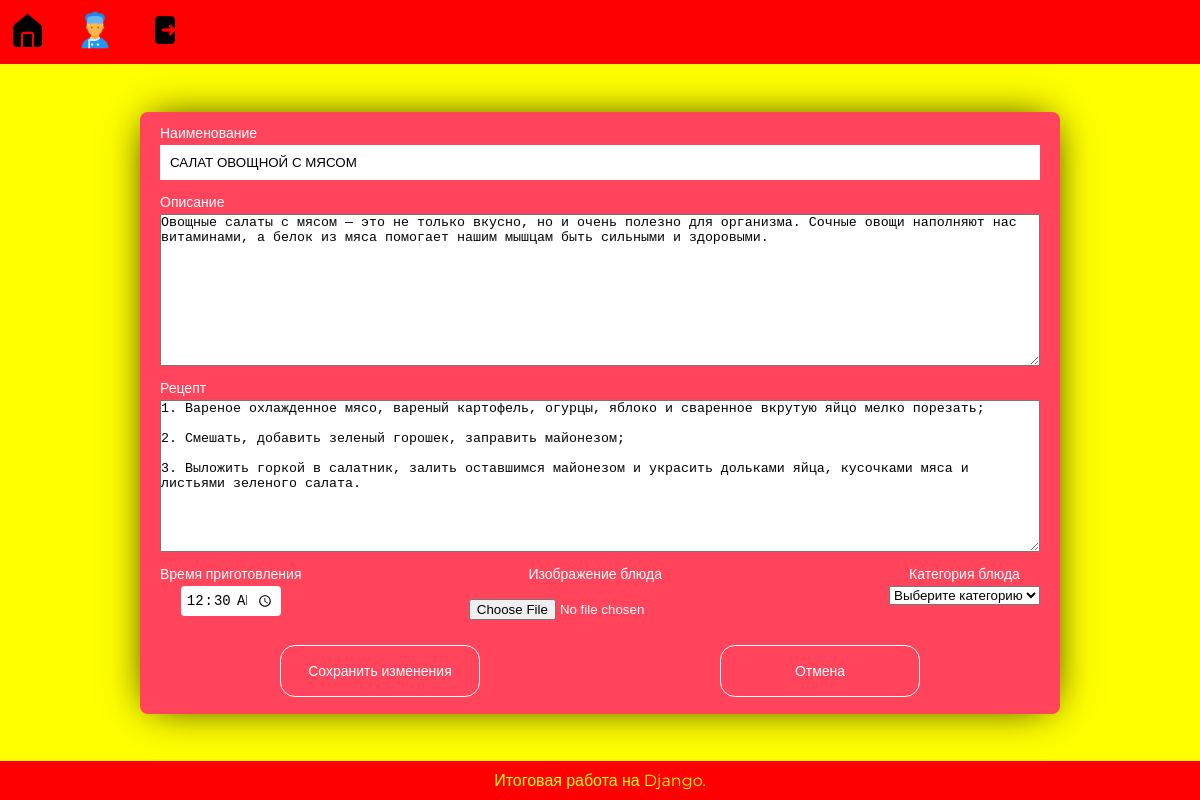
The page /recepe_edit/2 (signed in) on the database its author committed.
### receptsapp/models.py (models this page shows)
class Recepe(models.Model):
    title = models.CharField(max_length=100)
    description = models.TextField()
    cooking_steps = models.TextField()
    cooking_time = models.TimeField()
    image = models.ImageField(null=True, upload_to='recipes/', blank=True)
    entry_date = models.DateTimeField(auto_now_add=True)
    is_visible = models.BooleanField(default=True)
    author = models.ForeignKey('CustomUser', on_delete=models.SET_NULL, null=True)
    category = models.ForeignKey('Category', on_delete=models.SET_NULL, null=True, blank=True)

### receptsapp/views.py (the view)
    def wrapper(*args, **kwargs):
        res = f(*args, **kwargs)
        logger.info(f'Func "{f.__name__}" was called')
        return res

### receptsapp/views.py (called while the page is built)
def log_this(f):
    def wrapper(*args, **kwargs):
        res = f(*args, **kwargs)
        logger.info(f'Func "{f.__name__}" was called')
        return res
    return wrapper

### receptsapp/templates/receptsapp/recepe_edit.html (shortened to what this page needs)
{% extends 'base.html' %}
{% load static %}
{% block my_style %}
<link rel="stylesheet" href="{% static 'css/style.css' %}">
<link rel="stylesheet" href="{% static 'css/recepe_form.css' %}">
<link rel="stylesheet" href="{% static 'css/popup.css' %}">
{% endblock %}
{% block user %}
{% if user.is_authenticated %}
<li>
    <a class="main_menu__link" href="/cooker/" data-title="Доступ на кухню">
        <img style="width: 40px;" src="{% static 'img/cooker_wellknown.png' %}">
    </a>
</li>
<li>
    <a class="main_menu__link" href="/logout/" data-title="Покинуть кухню">
        <img style="width: 40px;" src="{% static 'img/logout_icon.png' %}">
    </a>
</li>
{% endif %}
{% endblock %}
{% block content %}
<form method="post" enctype="multipart/form-data">
    <div class="form_block">
        {{ form.title.label }}
        {{ form.title }}
    </div>
    <div class="form_block">
        {{ form.description.label }}
        {{ form.description }}
    </div>
    <div class="form_block">
        {{ form.cooking_steps.label }}
        {{ form.cooking_steps }}
    </div>
    <div class="form_block last_block">
        <div class="form_block item_center">
            {{ form.cooking_time.label }}
            {{ form.cooking_time }}
        </div>
        <div class="form_block item_center">
            {{ form.image.label }}
            {{ form.image }}
        </div>
        <div class="form_block item_center">
            {{ form.category.label }}
            {{ form.category }}
        </div>
    </div>
    <div class="buttons_block_row">
        <button class="btn open-popUp" type="submit">Сохранить изменения</button>
        <a href='/cooker/' class="btn">Отмена</a>
    </div>
</form>
{% endblock %}

### static/css/style.css (style rules this page uses)
* { padding: 0; margin: 0; box-sizing: border-box; }
body { min-height: 100vh; display: flex; flex-direction: column; font-family: 'Montserrat', sans-serif; background: yellow; }
a { text-decoration: none; }
.main_menu__link { position: relative; }

### static/css/recepe_form.css (style rules this page uses)
form { display: flex; flex-direction: column; gap: 10px; justify-content: center; padding: 12px 20px; border-radius: 8px; background: #ff445c; box-shadow:0 0 40px -10px #000 }
.form_block { display: flex; flex-direction: column; gap: 3px; }
.recipe-form__description, .recipe-form__cooking, .form_block input { border: none; padding: 10px 10px; }
input[type="time"] { cursor: pointer; border: none; font-size: 14px; padding: 5px; border-radius: 4px; width: 100px; }
.last_block { display: flex; justify-content: space-between; flex-direction: row; align-items: flex-start; }
.item_center { align-items: center; }
.buttons_block_row { display: flex; flex-direction: row; justify-content: space-between; }
.btn { font-family: 'Montserrat', sans-serif; font-size: 14px; cursor: pointer; border: 1px solid; border-radius: 15px; padding: 1rem 1rem; background: transparent; border-color: #fff; color: #fff; display: block; width: 200px; text-align: center; margin: 5px auto; transition: all 0.5s }

### rows shown on the page
Recepe: title "САЛАТ ОВОЩНОЙ С МЯСОМ", description "Овощные салаты с мясом — это не только вкусно, но и очень полезно для организма. Сочные овощи наполняют нас витаминами, а белок из мяса помогает нашим мышцам быть сильными и здоровыми.", cooking_steps "1. Вареное охлажденное мясо, вареный картофель, огурцы, яблоко и сваренное вкрутую яйцо мелко порезать; 2. Смешать, добавить зеленый горошек, заправить майонезом; 3. Выложить горкой в салатник, залить оставшимся майонезом и украсить дольками яйца, кусочками мяса и листьями зеленого салата.", cooking_time "00:30", category "Выберите категорию"
